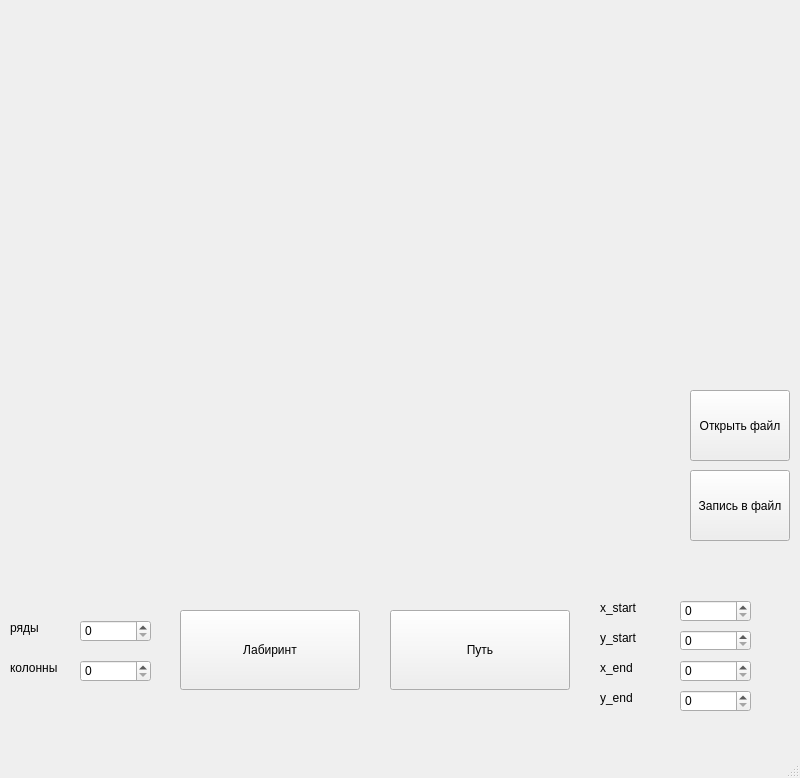
<?xml version="1.0" encoding="UTF-8"?>
<ui version="4.0">
 <class>MainWindow</class>
 <widget class="QMainWindow" name="MainWindow">
  <property name="geometry">
   <rect>
    <x>0</x>
    <y>0</y>
    <width>800</width>
    <height>778</height>
   </rect>
  </property>
  <property name="windowTitle">
   <string>MainWindow</string>
  </property>
  <widget class="QWidget" name="centralwidget">
   <widget class="QWidget" name="gridLayoutWidget">
    <property name="geometry">
     <rect>
      <x>70</x>
      <y>10</y>
      <width>611</width>
      <height>571</height>
     </rect>
    </property>
    <layout class="QGridLayout" name="gridLayout"/>
   </widget>
   <widget class="QPushButton" name="pushButton">
    <property name="geometry">
     <rect>
      <x>180</x>
      <y>610</y>
      <width>180</width>
      <height>80</height>
     </rect>
    </property>
    <property name="text">
     <string>Лабиринт</string>
    </property>
   </widget>
   <widget class="QPushButton" name="pushButton_2">
    <property name="geometry">
     <rect>
      <x>390</x>
      <y>610</y>
      <width>180</width>
      <height>80</height>
     </rect>
    </property>
    <property name="text">
     <string>Путь</string>
    </property>
   </widget>
   <widget class="QSpinBox" name="x_start_val">
    <property name="geometry">
     <rect>
      <x>680</x>
      <y>600</y>
      <width>71</width>
      <height>22</height>
     </rect>
    </property>
    <property name="maximum">
     <number>49</number>
    </property>
   </widget>
   <widget class="QSpinBox" name="y_start_val">
    <property name="geometry">
     <rect>
      <x>680</x>
      <y>630</y>
      <width>71</width>
      <height>21</height>
     </rect>
    </property>
    <property name="maximum">
     <number>49</number>
    </property>
   </widget>
   <widget class="QSpinBox" name="x_end_val">
    <property name="geometry">
     <rect>
      <x>680</x>
      <y>660</y>
      <width>71</width>
      <height>22</height>
     </rect>
    </property>
    <property name="maximum">
     <number>49</number>
    </property>
   </widget>
   <widget class="QSpinBox" name="y_end_val">
    <property name="geometry">
     <rect>
      <x>680</x>
      <y>690</y>
      <width>71</width>
      <height>22</height>
     </rect>
    </property>
    <property name="maximum">
     <number>49</number>
    </property>
   </widget>
   <widget class="QLabel" name="label">
    <property name="geometry">
     <rect>
      <x>600</x>
      <y>600</y>
      <width>58</width>
      <height>16</height>
     </rect>
    </property>
    <property name="text">
     <string>x_start</string>
    </property>
   </widget>
   <widget class="QLabel" name="label_2">
    <property name="geometry">
     <rect>
      <x>600</x>
      <y>630</y>
      <width>58</width>
      <height>16</height>
     </rect>
    </property>
    <property name="text">
     <string>y_start</string>
    </property>
   </widget>
   <widget class="QLabel" name="label_3">
    <property name="geometry">
     <rect>
      <x>600</x>
      <y>660</y>
      <width>58</width>
      <height>16</height>
     </rect>
    </property>
    <property name="text">
     <string>x_end</string>
    </property>
   </widget>
   <widget class="QLabel" name="label_4">
    <property name="geometry">
     <rect>
      <x>600</x>
      <y>690</y>
      <width>58</width>
      <height>16</height>
     </rect>
    </property>
    <property name="text">
     <string>y_end</string>
    </property>
   </widget>
   <widget class="QSpinBox" name="rows_val">
    <property name="geometry">
     <rect>
      <x>80</x>
      <y>620</y>
      <width>71</width>
      <height>22</height>
     </rect>
    </property>
    <property name="maximum">
     <number>50</number>
    </property>
   </widget>
   <widget class="QSpinBox" name="cols_val">
    <property name="geometry">
     <rect>
      <x>80</x>
      <y>660</y>
      <width>71</width>
      <height>22</height>
     </rect>
    </property>
    <property name="maximum">
     <number>50</number>
    </property>
   </widget>
   <widget class="QLabel" name="label_5">
    <property name="geometry">
     <rect>
      <x>10</x>
      <y>620</y>
      <width>58</width>
      <height>16</height>
     </rect>
    </property>
    <property name="text">
     <string>ряды</string>
    </property>
   </widget>
   <widget class="QLabel" name="label_6">
    <property name="geometry">
     <rect>
      <x>10</x>
      <y>660</y>
      <width>58</width>
      <height>16</height>
     </rect>
    </property>
    <property name="text">
     <string>колонны</string>
    </property>
   </widget>
   <widget class="QPushButton" name="open_maze_button">
    <property name="geometry">
     <rect>
      <x>690</x>
      <y>390</y>
      <width>100</width>
      <height>71</height>
     </rect>
    </property>
    <property name="text">
     <string>Открыть файл</string>
    </property>
   </widget>
   <widget class="QPushButton" name="write_maze_button">
    <property name="geometry">
     <rect>
      <x>690</x>
      <y>470</y>
      <width>100</width>
      <height>71</height>
     </rect>
    </property>
    <property name="text">
     <string>Запись в файл</string>
    </property>
   </widget>
  </widget>
  <widget class="QMenuBar" name="menubar">
   <property name="geometry">
    <rect>
     <x>0</x>
     <y>0</y>
     <width>800</width>
     <height>24</height>
    </rect>
   </property>
  </widget>
  <widget class="QStatusBar" name="statusbar"/>
 </widget>
 <resources/>
 <connections/>
</ui>
